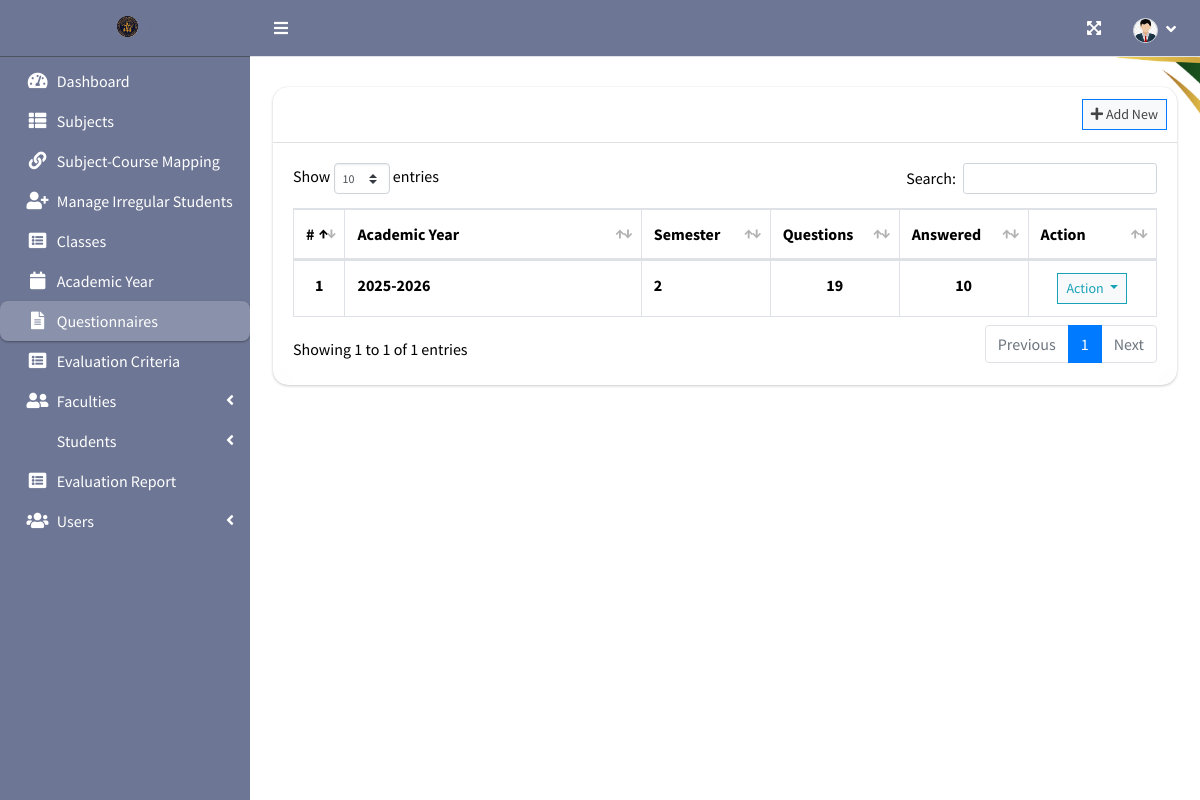
/index.php?page=questionnaire (signed in), run on an earlier commit of the app's database.
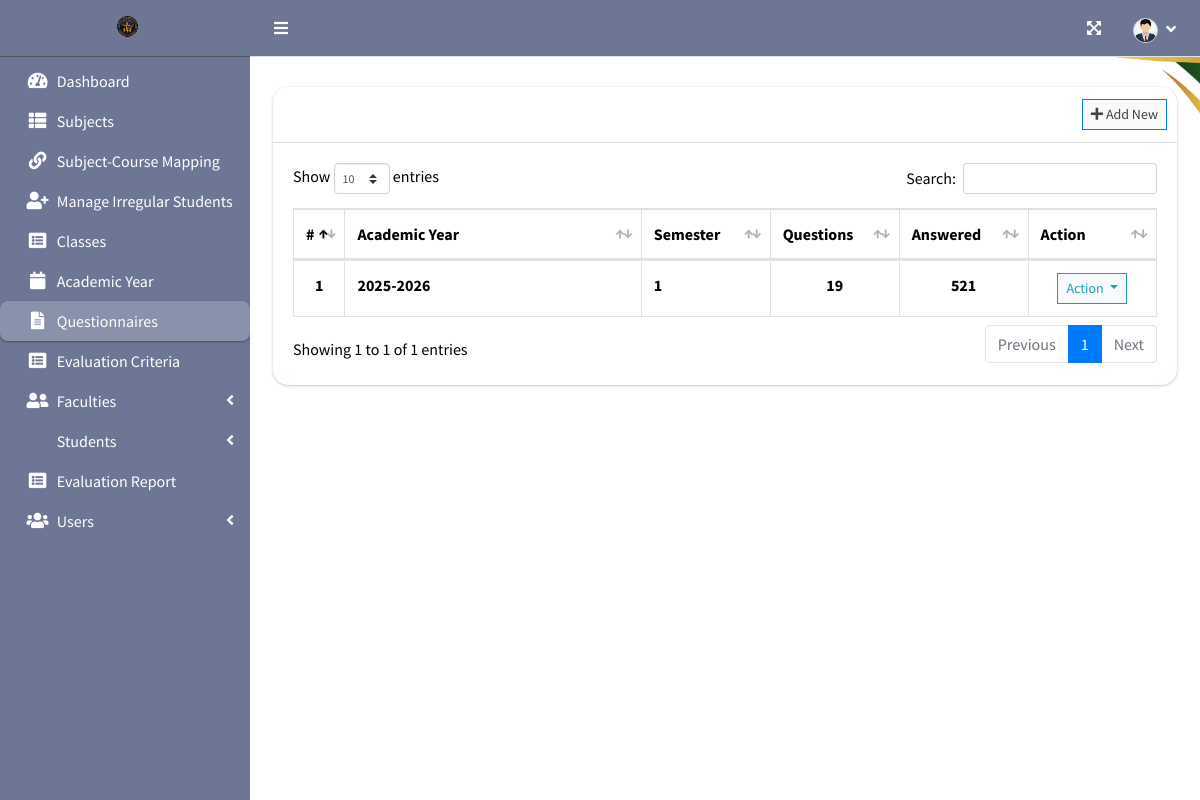
And on a later commit of the database.
### tables this page shows
CREATE TABLE `academic_list` (
  `id` int(30) NOT NULL,
  `year` text NOT NULL,
  `semester` int(30) NOT NULL,
  `is_default` tinyint(1) NOT NULL DEFAULT 0,
  `status` int(1) NOT NULL DEFAULT 0 COMMENT '0=Pending,1=Start,2=Closed'
);

### admin/questionnaire.php (the view, shortened to what the changed rows need)
<?php include'db_connect.php' ?>
<div class="col-lg-12">
	<div class="card card-outline">
		<div class="card-body">
			<table class="table tabe-hover table-bordered" id="list">
				<colgroup>
				</colgroup>
				<thead>
					<tr>
						<th class="text-center">#</th>
						<th>Academic Year</th>
						<th>Semester</th>
						<th>Questions</th>
						<th>Answered</th>
						<th>Action</th>
					</tr>
				</thead>
				<tbody>
					<?php
					$i = 1;
					$qry = $conn->query("SELECT * FROM academic_list order by abs(year) desc,abs(semester) desc ");
					while($row= $qry->fetch_assoc()):
						$questions = $conn->query("SELECT * FROM question_list where academic_id ={$row['id']} ")->num_rows;
						$answers = $conn->query("SELECT * FROM evaluation_list where academic_id ={$row['id']} ")->num_rows;
					?>
					<tr>
						<th class="text-center"><?php echo $i++ ?></th>
						<td><b><?php echo $row['year'] ?></b></td>
						<td><b><?php echo $row['semester'] ?></b></td>
						<td class="text-center"><b><?php echo number_format($questions) ?></b></td>
						<td class="text-center"><b><?php echo number_format($answers) ?></b></td>
						<td class="text-center">
							<button type="button" class="btn btn-default btn-sm btn-flat border-info wave-effect text-info dropdown-toggle" data-toggle="dropdown" aria-expanded="true">
		                      Action
		                    </button>
						</td>
					</tr>
				<?php endwhile; ?>
				</tbody>
			</table>
		</div>
	</div>
</div>

### admin/sidebar.php (shortened to what the changed rows need)
<aside class="main-sidebar sidebar-dark-primary elevation-4">
  <div class="dropdown">
    <a href="./" class="brand-link d-flex justify-content-center align-items-center">
      <img src="guidance.png" alt="School Logo" class="brand-image img-circle elevation-3"
        style="opacity: .9; width:70px; height: 130px; ">
    </a>
  </div>
</aside>

What changed in the data, as far as the page shows it:
changed academic_list: semester "2" → "1"; answers "10" → "521"
